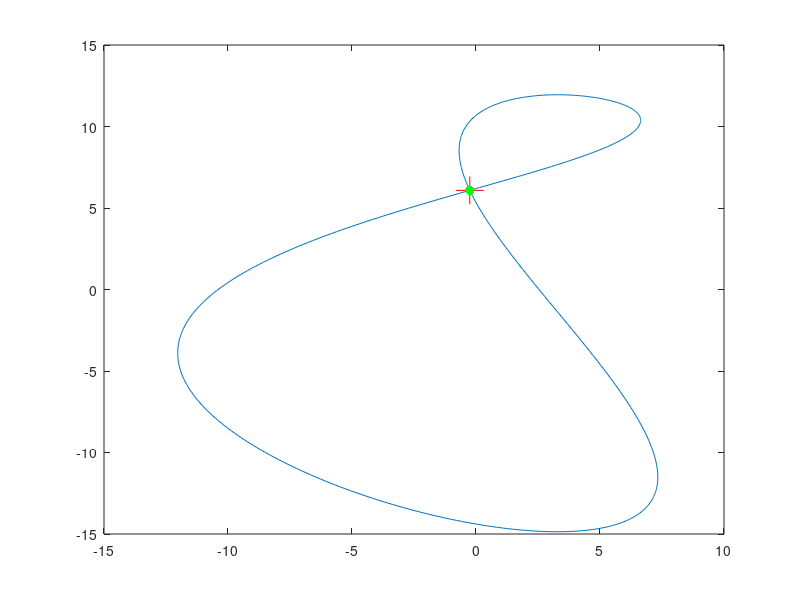

MATLAB code for this plot:
%@author Wu AiJing

%Random parameters
A = 10*rand(1, 4); %amplitudes   
%{
    Test case parameters
    A(1) = 20;
    A(3) = 1;
    A(4) = 0;
%}
t = 2*pi*rand(1, 4); %phases (tk)

% original equations 
% parametric equations
% FX = @(x) A(1)*cos(1*(x-t(1))) + A(2)*cos(2*(x-t(2))) + A(3)*cos(3*(x-t(3))) + A(4)*cos(4*(x-t(4)));
% FY = @(x) A(1)*sin(1*(x-t(1))) + A(2)*sin(2*(x-t(2))) + A(3)*sin(3*(x-t(3))) + A(4)*sin(4*(x-t(4)));
% derivatives     
% FXp = @(x) -A(1)*sin(x-t(1)) - 2*A(2)*sin(2*(x-t(2))) - 3*A(3)*sin(3*(x-t(3))) - 4*A(4)*sin(4*(x-t(4)));
% FYp = @(x)  A(1)*cos(x-t(1)) + 2*A(2)*cos(2*(x-t(2))) + 3*A(3)*cos(3*(x-t(3))) + 4*A(4)*cos(4*(x-t(4)));

% alternative choice 
% parametric equations
FX = @(x) A(1)*cos(1*(x-t(1))) + A(2)*cos(2*(x-t(2))) + A(3)*cos(1*(x-t(3))) + A(4)*cos(2*(x-t(4)));
FY = @(x) A(1)*sin(1*(x-t(1))) + A(2)*sin(2*(x-t(2))) - A(3)*sin(1*(x-t(3))) - A(4)*sin(2*(x-t(4)));
% derivatives     
FXp = @(x) -A(1)*sin(x-t(1)) - 2*A(2)*sin(2*(x-t(2))) - 1*A(3)*sin(1*(x-t(3))) - 2*A(4)*sin(2*(x-t(4)));
FYp = @(x)  A(1)*cos(x-t(1)) + 2*A(2)*cos(2*(x-t(2))) - 1*A(3)*cos(1*(x-t(3))) - 2*A(4)*cos(2*(x-t(4)));




%Plot the curve
x = linspace(0, 2*pi, 500); %variable t
%The plotted graph is not changing after we get the random A and t.
plot(FX(x), FY(x))

%Functions
%F(T) = [x(t)-x(s), y(t)-y(s)]
F = @(T) [FX(T(1)) - FX(T(2)); FY(T(1)) - FY(T(2))];


%Jacobian matrix of F(T)
J = @(T) [FXp(T(1)), -FXp(T(2)); FYp(T(1)), -FYp(T(2))]; 
%X, XX, Y, YY are changing according to T during process
X = @(T) FX(T(1));  %x(t)
XX = @(T) FX(T(2)); %x(s)
Y = @(T) FY(T(1)); %y(t)
YY = @(T) FY(T(2)); %y(s)

hold on %print dots
max_tries = 100; %can be larger & i and k do not have to do the same tries
for i = 1:max_tries %necessary to change random T
    T = pi*rand(1, 2); %T = [t, s], random initial point (starting point)
    failed = 0;
    for k = 1:max_tries
        h = -J(T)\F(T);
        T = T + h';
        if norm(h) < 100*eps(norm(T)) %find a solution T
            %plot(X(T),Y(T), 'k*') %plot the dot of solution T
            break
        end
        n = (T(1)-T(2))/2/pi;
        if abs(n-round(n)) < 1e-4
            failed = 1;
            break
        end
    end
    if failed == 1 || k == max_tries
        continue %doesn't find a solution T and go back to get another initial T
    end
    
    plot(X(T), Y(T), 'r+', 'MarkerSize', 20) %plot(x(t), y(t))
    plot(XX(T), YY(T), 'g.', 'MarkerSize', 20) %plot(x(s), y(s))
    break %found a solution, so break the loop
end
hold off

if i < max_tries
    disp('The curve intersects itself.')
else
    disp('The curve does not intersect itself.')
end

%Notes: command "clf" can be used to clear the figure / plot window